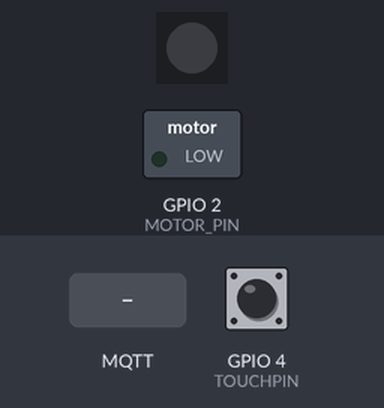
Recording of a sketch running on a simulated ESP32. Parts: 1 RGB LEDs in strip order, left to right, switched loads named in the sketch (green lamp = pin HIGH). The inputs (shaded band) are chosen by the test bench; at power-on: GPIO 4 (TOUCHPIN) HIGH. WiFi joins after 1.5 s; servers stay silent unless stated; no MQTT or app messages arrive unless stated; what the sketch prints to the serial monitor is not drawn.

Above: at 2.7 s.
2.8 s: MQTT message "on" arrives on the first subscribed topic
At 3.3 s:
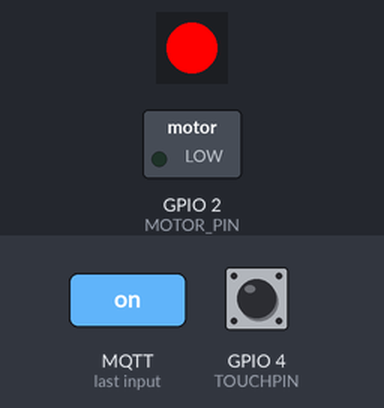
4.3 s: GPIO 4 (TOUCHPIN) pulled LOW for 0.15 s
At 5.05 s:
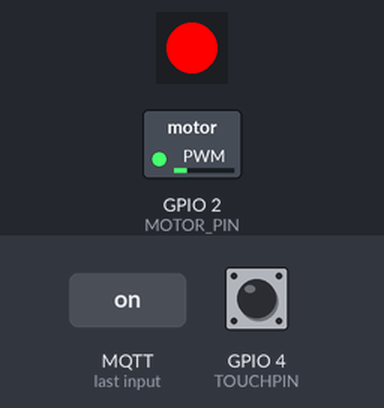
7.3 s: MQTT message "off" arrives on the first subscribed topic
At 13.1 s:
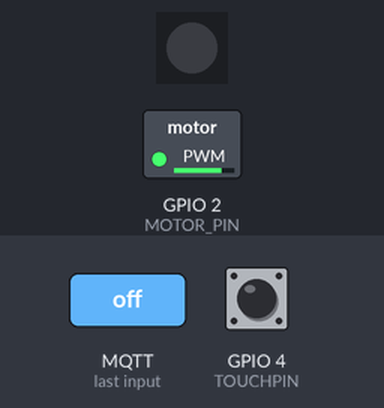
Timing chart, 0 to 14.3 s (numbered marks = the images above; inputs shaded):
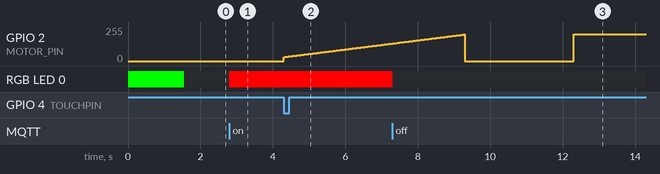

The sketch:

AnxietySensorWifi_CARMEN_FINALXIAO.ino
```cpp
#include <Adafruit_NeoPixel.h>

#include <WiFi.h>
#include <PubSubClient.h>
#include <Arduino.h>

#define PIN D5
#define NUMPIXELS 1
#define TOUCHPIN D3
#define MOTOR_PIN D1

unsigned long previousMillis = 0;
int interval = 1000;  // Interval in milliseconds

const int threshold = 80000;
const int breatheDurationIn = 5000;   // Duration of the breathing in exercise in milliseconds
const int pauseDurationIn = 3000;     // Duration of the breathing in exercise in milliseconds
const int breatheDurationOut = 5000;  // Duration of the breathing out exercise in milliseconds
const int pauseDurationOut = 3000;    // Duration of the breathing in exercise in milliseconds
const int minIntensity = 30;          // Minimum intensity value
const int maxIntensity = 200;         // Minimum intensity value


unsigned long startTimeIn = 0;
int timer = breatheDurationIn + pauseDurationIn + breatheDurationOut + pauseDurationOut;

Adafruit_NeoPixel pixels(NUMPIXELS, PIN, NEO_GRB + NEO_KHZ800);

const char* ssid = "Iaac-Wifi";
const char* password = "EnterIaac22@";
WiFiClient wifiClient;

const char* mqttBroker = "mqtt-staging.smartcitizen.me";
const char* mqttClientName = "carmen";
const char* mqttUser = "fablabbcn102";  // MQTT User Authentification
const char* mqttPass = "";              // MQTT Password Authentification
const char* publish_topic = "lab/mdef/carmen";
const char* subscribe_topic = "lab/mdef/sophie";
PubSubClient mqttClient(wifiClient);
int signalValue = 0;  // Renamed the variable to signalValue

bool LEDstate = false;

bool BREATHEstate = false;

bool TOUCHstate = false;

int motorSpeed;

void mqttConnect() {

  while (!mqttClient.connected()) {

    Serial.print("Attempting MQTT connection...");

    if (mqttClient.connect(mqttClientName, mqttUser, mqttPass)) {

      Serial.println("connected");
      pixels.setPixelColor(0, 0, 0, 0);
      pixels.show();
      mqttClient.publish(publish_topic, mqttClientName);

      // Topic(s) subscription
      mqttClient.subscribe(subscribe_topic);

    } else {

      Serial.print("failed, rc=");
      Serial.print(mqttClient.state());
      Serial.println(" try again in 5 seconds");
      delay(5000);
    }
  }
}

void callback(char* topic, byte* payload, unsigned int length) {
  String incommingMessage = "";
  for (int i = 0; i < length; i++) {
    incommingMessage += (char)payload[i];
  }
  Serial.println("Message arrived[" + String(topic) + "]" + incommingMessage);
  if (incommingMessage == "on") {
    pixels.setPixelColor(0, 255, 0, 0);
    pixels.show();
  } else if (incommingMessage == "off") {
    pixels.setPixelColor(0, 0, 0, 0);
    pixels.show();
  }
}

void breatheMotor(int intensity) {
  analogWrite(MOTOR_PIN, intensity);  // Set motor intensity using PWM
  //Serial.print("Motor at:");
  //Serial.println(intensity);
}

void setup() {
  Serial.begin(115200);
  Serial.println("Hello");
  pixels.begin();
  pinMode(MOTOR_PIN, OUTPUT);
  pinMode(TOUCHPIN, INPUT_PULLUP);
  pixels.setPixelColor(0, 0, 255, 0);
    pixels.show();

  // Connect to wifi
  WiFi.mode(WIFI_STA);
  WiFi.begin(ssid, password);

  while (WiFi.status() != WL_CONNECTED) {
    delay(500);
    Serial.print(".");
  }

  Serial.print("Connected to ");
  Serial.println(ssid);
  Serial.print("IP address: ");
  Serial.println(WiFi.localIP());

  // MQTT setup
  mqttClient.setServer(mqttBroker, 1883);
  mqttClient.setCallback(callback);
}


void breatheExercise() {
  // Breathing in phase

  if (timer >= breatheDurationIn + pauseDurationIn + breatheDurationOut + pauseDurationOut) {
    startTimeIn = millis();
    timer = 0;
    Serial.println("reset");
    signalValue++;
  }

  // change to 5 times
  if (signalValue > 2 && TOUCHstate == false) {
    BREATHEstate = false;
    signalValue = 0;
    Serial.println("BREATHE STOP");
  }

  if (timer > breatheDurationIn + pauseDurationIn + breatheDurationOut) {
    breatheMotor(0);
    Serial.println("pause");
  } else if (timer > breatheDurationIn + pauseDurationIn) {
    Serial.println("breath out");
    breatheMotor(200);
  } else if (timer > breatheDurationIn) {
    Serial.println("pause");
    breatheMotor(0);
  } else if (timer > 0) {
    Serial.println("breath in");
    motorSpeed = map(timer,0,breatheDurationIn,minIntensity, maxIntensity);
    breatheMotor(motorSpeed);
  }

  timer = millis() - startTimeIn;
}

void loop() {
  // put your main code here, to run repeatedly:
  // Check if we are still connected to the MQTT broker
  if (!mqttClient.connected()) {
    mqttConnect();
  }

  // Let PubSubClient library do his magic
  mqttClient.loop();

  unsigned long touchValue = digitalRead(TOUCHPIN);

  if (touchValue == LOW) {  // While the person is touching the sensor this action starts
    Serial.println("touch");
    if (!BREATHEstate) {
      BREATHEstate = true;
    }
    TOUCHstate = true;
  } else {
    TOUCHstate = false;
  }

  if (BREATHEstate) {
    if (!LEDstate) {
      mqttClient.publish(publish_topic, "on");
      LEDstate = true;
    }
    breatheExercise();
  } else {
    if (LEDstate) {
      mqttClient.publish(publish_topic, "off");
      LEDstate = false;
    }
  }
}
```

Measured:
- after the input at 2.8 s, RGB LED 0: off → RGB(255, 0, 0) at once
- after the input at 4.3 s, GPIO 2 (MOTOR_PIN): moves from 0/255 to 131/255 over 3.0 s, starting at once
- after the input at 7.3 s, RGB LED 0: RGB(255, 0, 0) → off at once
